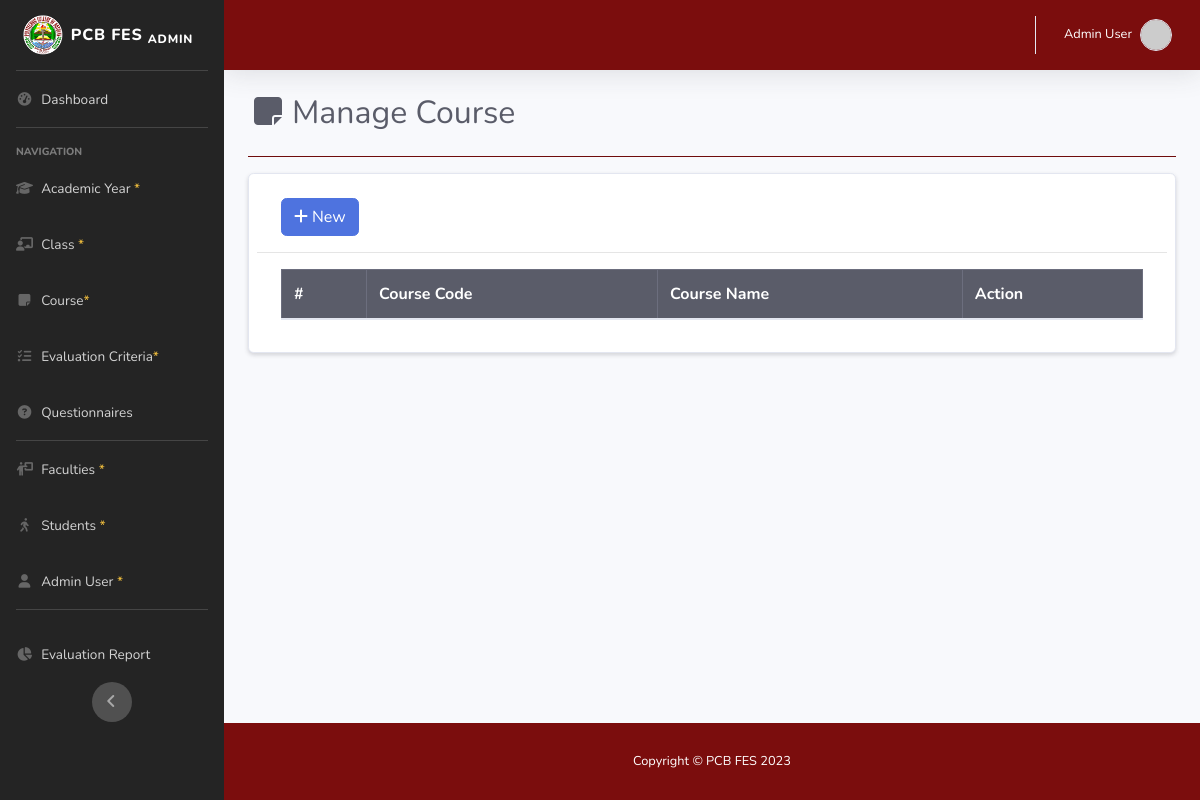
Before: /admin/course.php (signed in) with the older database file.
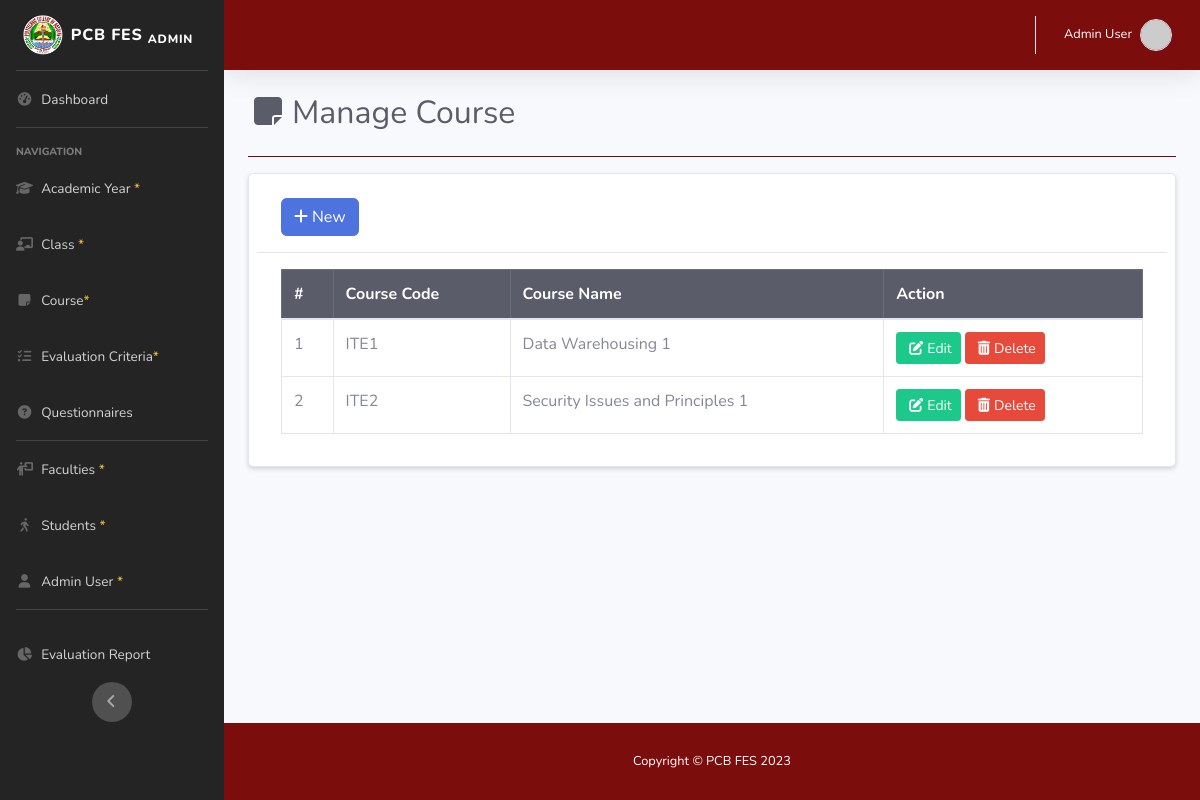
After: the same page with the newer database file.
### tables this page shows
CREATE TABLE `course_tbl` (
  `course_id` int(11) NOT NULL,
  `course_code` varchar(10) NOT NULL,
  `course_name` varchar(100) NOT NULL
);

### admin/course.php (the view, shortened to what this page needs)
<!DOCTYPE html>
<html lang="en">
<head>
    <link rel="stylesheet" href="https://stackpath.bootstrapcdn.com/bootstrap/4.2.1/css/bootstrap.min.css">
    <link rel="stylesheet" href="https://cdn.datatables.net/1.10.18/css/dataTables.bootstrap4.min.css">
    <link href="../assets/vendor/fontawesome-free/css/all.min.css" rel="stylesheet" type="text/css">
    <link href="../assets/css/sb-admin-2.min.css" rel="stylesheet">
    <link href="../assets/css/custom.css" rel="stylesheet">
    <link rel="stylesheet" href="https://cdn.jsdelivr.net/npm/@sweetalert2/theme-borderless@5/borderless.css" />
</head>
<body id="page-top">
    <div id="wrapper">
            <?php include 'sidebar.php'; ?>
        <div id="content-wrapper" class="d-flex flex-column">
            <div id="content">
                    <?php include 'topbar.php'; ?>
                <div class="container-fluid justify-content-center">
                    <div class="d-sm-flex align-items-center justify-content-between mb-4">
                        <h1 class="h2 mb-0 text-gray-800"><i class="fas fa-fw fa-sticky-note mr-1"></i>Manage Course</h1>
                    </div>
                    <hr class="mb-3 bg-white1">
<div class="container card p-2 mb-4 shadow-sm">
    <div class="row">
        <div class="col-12 col-md-12">
            <div class="container mb-3 mt-3">
                <a href="#addnew" data-toggle="modal" class="btn btn-primary"><i class="fa-solid fa-plus mr-1"></i>New</a>
            </div>
            <hr>
            <div class="container mb-4">
                <table id="myTable" class="table table-bordered nowrap" style="width:100%">
                    <thead class="table-dark">
                        <th>#</th>
                        <th>Course Code</th>
                        <th>Course Name</th>
                        <th>Action</th>
                    </thead>
                    <tbody>
                        <?php
                            require '../db/dbconn.php';
                            $sql = "SELECT * FROM course_tbl";
                            $num = 1;
                            $query = mysqli_query($conn, $sql);
                            while($row = mysqli_fetch_assoc($query)){
                                echo
                                "<tr>
                                    <td>".$num."</td>
                                    <td>".$row['course_code']."</td>
                                    <td>".$row['course_name']."</td>
                                    <td>
                                        <a href='#edit_".$row['course_id']."' class='btn btn-success btn-sm' data-toggle='modal'><i class='fa fa-pen-to-square m-1'></i>Edit</a>
                                        <a href='#delete_".$row['course_id']."' class='btn btn-danger btn-sm' data-toggle='modal'><i class='fa fa-trash m-1'></i>Delete</a>
                                    </td>
                                </tr>";
                            $num++;}
                        ?>
                    </tbody>
                </table>
            </div>
        </div>
    </div>
</div>
                </div>
            </div>
            <?php include 'footer.php'; ?>
        </div>
    </div>
</body>
</html>

### admin/sidebar.php
<ul class="navbar-nav bg-gradient-dark1 sidebar sidebar-dark accordion" id="accordionSidebar">
    <a class="sidebar-brand d-flex align-items-center justify-content-center" href="index.html">
        <div class="sidebar-brand-icon">
            <img src="../assets/img/pcb.png" class="img-fluid">
        </div>
        <div class="sidebar-brand-text mx-2">PCB FES <sub>Admin</sub></div>
    </a>
    <hr class="sidebar-divider my-0">
    <li class="nav-item">
        <a class="nav-link" href="index.php">
            <i class="fas fa-fw fa-tachometer-alt"></i>
            <span>Dashboard</span></a>
    </li>
    <hr class="sidebar-divider">
    <div class="sidebar-heading">
        Navigation
    </div>
    <li class="nav-item">
        <a class="nav-link" href="acad_yr.php">
            <i class="fas fa-fw fa-graduation-cap"></i>
            <span>Academic Year <span class="text-warning">*</span></span></a>
    </li>
    <li class="nav-item">
        <a class="nav-link" href="class.php">
            <i class="fas fa-fw fa-chalkboard-teacher"></i>
            <span>Class <span class="text-warning">*</span></span></a>
    </li>
    <li class="nav-item">
        <a class="nav-link" href="course.php">
            <i class="fas fa-fw fa-sticky-note"></i>
            <span>Course<span class="text-warning">*</span></span></a>
    </li>
    <li class="nav-item">
        <a class="nav-link" href="criteria.php">
            <i class="fas fa-fw fa-tasks"></i>
            <span>Evaluation Criteria<span class="text-warning">*</span></span></a>
    </li>
    <li class="nav-item">
        <a class="nav-link" href="questionnaire.php">
            <i class="fas fa-fw fa-question-circle"></i>
            <span>Questionnaires</span></a>
    </li>
    <hr class="sidebar-divider my-0">
    <li class="nav-item">
        <a class="nav-link" href="faculty.php">
            <i class="fas fa-fw fa-person-chalkboard"></i>
            <span>Faculties <span class="text-warning">*</span></span></a>
    </li>
    <li class="nav-item">
        <a class="nav-link" href="new_manage_student.php">
            <i class="fas fa-fw fa-person-walking"></i>
            <span>Students <span class="text-warning">*</span></span></a>
    </li>
    <li class="nav-item">
        <a class="nav-link" href="admin.php">
            <i class="fas fa-fw fa-user"></i>
            <span>Admin User <span class="text-warning">*</span></span></a>
    </li>
    <hr class="sidebar-divider d-none d-md-block">
    <li class="nav-item">
        <a class="nav-link" href="report.php">
            <i class="fas fa-fw fa-chart-pie"></i>
            <span>Evaluation Report</span></a>
    </li>
    <div class="text-center d-none d-md-inline">
        <button class="rounded-circle border-0" id="sidebarToggle"></button>
    </div>
</ul>

### admin/topbar.php (shortened to what this page needs)
                <nav class="navbar navbar-expand navbar-light bg-danger1 topbar mb-4 static-top shadow">
                    <ul class="navbar-nav ml-auto">
                        <li class="nav-item dropdown no-arrow">
<a class="nav-link dropdown-toggle" href="#" id="userDropdown" role="button"
   data-toggle="dropdown" aria-haspopup="true" aria-expanded="false">
   <?php
   $name = $_SESSION['name'];
   $avatarUrl = "https://ui-avatars.com/api/?name=" . urlencode($name) . "&size=48&rounded=true&background=random&color=fff";
   ?>
   <span class="mr-2 d-none d-lg-inline text-white small"><?php echo $name; ?></span>
   <img class="img-profile rounded-circle border"
        src="<?php echo $avatarUrl; ?>">
</a>
                        </li>
                    </ul>
                </nav>

### admin/footer.php
<footer class="sticky-footer bg-white1">
    <div class="container my-auto">
        <div class="copyright text-center my-auto">
            <span>Copyright &copy; PCB FES 2023</span>
        </div>
    </div>
</footer>

### assets/css/custom.css (style rules this page uses)
.bg-danger1 { background-color: #7b0d0d; }
.bg-gradient-dark1 { background-color: #242424; }
.bg-white1 { background-color: #7b0d0d; }
.copyright { color: white; }
.img-fluid { width: 40px; height: 40px; }

Changed rows visible on the page:
added course_tbl: course_code "ITE1", course_name "Data Warehousing 1"
added course_tbl: course_code "ITE2", course_name "Security Issues and Principles 1"
